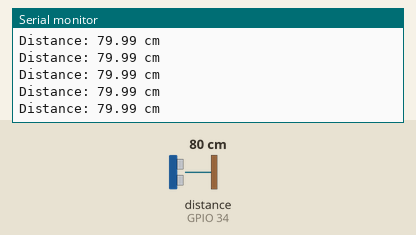
A sketch run on a simulated ESP32. Shown: the last lines printed to the serial monitor. Wiring (inferred from the names in the program): ultrasonic range finder: trigger GPIO 2; echo GPIO 34. Inputs (shaded band) come from the test bench; at power-on: distance to the obstacle (sensor on GPIO 34) 80 cm. The echo pulse lasts 58.3 µs per cm.

Above: at 2.2 s.
2.3 s: distance to the obstacle (sensor on GPIO 34) set to 250 cm
At 2.61 s:
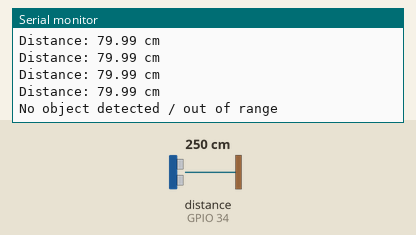
4.3 s: distance to the obstacle (sensor on GPIO 34) set to 2 cm
At 4.49 s:
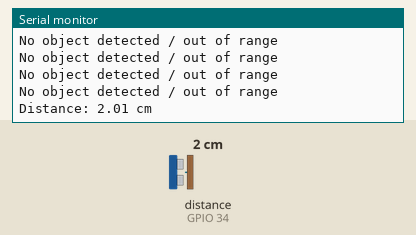

The sketch:

ultrasonic-2.ino
```cpp
#define TRIG_PIN 2
#define ECHO_PIN 34

void setup() {
  Serial.begin(115200);
  pinMode(TRIG_PIN, OUTPUT);
  pinMode(ECHO_PIN, INPUT);
  digitalWrite(TRIG_PIN, LOW);
  Serial.println("HC-SR04 #2 Test");
  delay(1000);
}

void loop() {
  digitalWrite(TRIG_PIN, LOW);
  delayMicroseconds(2);
  digitalWrite(TRIG_PIN, HIGH);
  delayMicroseconds(5);
  digitalWrite(TRIG_PIN, LOW);

  long duration = pulseIn(ECHO_PIN, HIGH, 10000);

  if (duration == 0) {
    Serial.println("No object detected / out of range");
  } else {
    float distance = duration * 0.0343 / 2;
    Serial.print("Distance: ");
    Serial.print(distance);
    Serial.println(" cm");
  }

  delay(200);
}
```

Measured:
- after the input at 2.3 s, the serial monitor: prints a new line after 0.15 s (image 1)
- after the input at 4.3 s, the serial monitor: prints a new line at once (image 2)
